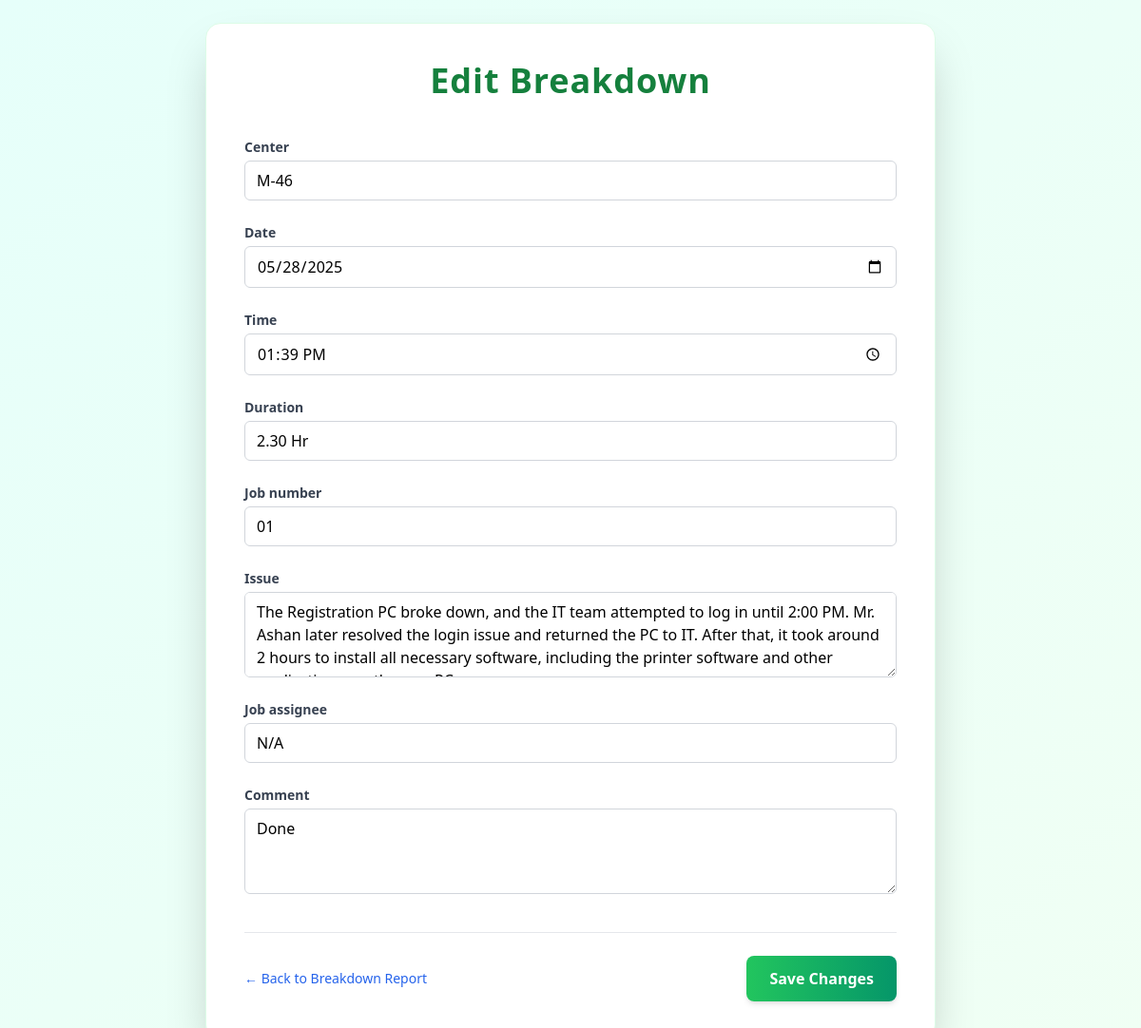
The app's page /breakdowns/edit/14/ (signed in), older data.
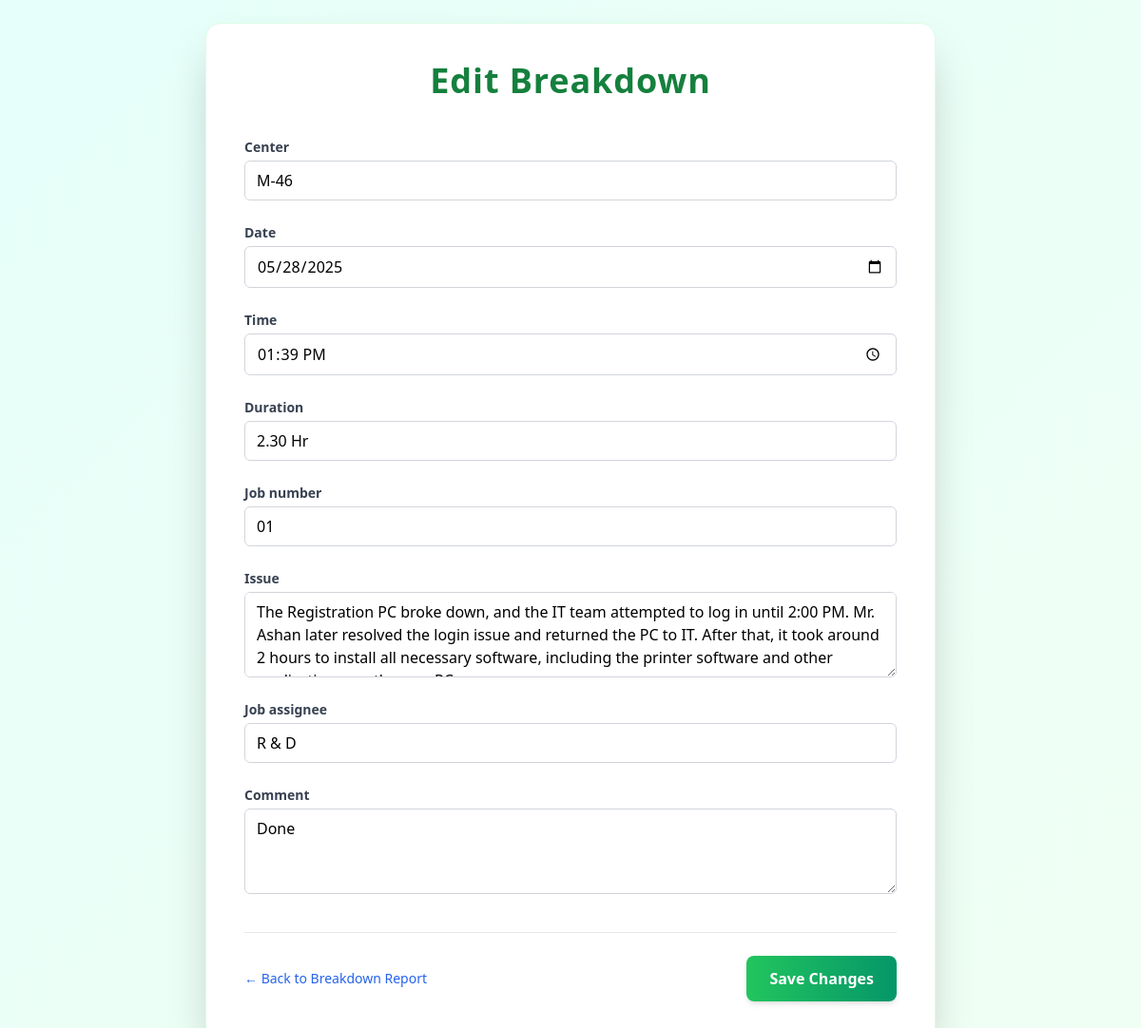
The same page, newer data.
### tracking/models.py (models this page shows, shortened)
class Breakdown(models.Model):
    center = models.CharField(max_length=100)
    date = models.DateField()
    time = models.TimeField()
    duration = models.CharField(max_length=50)
    job_number = models.CharField(max_length=50)
    job_assignee = models.CharField(max_length=100)
    issue = models.TextField()
    comment = models.TextField(blank=True)
    created_at = models.DateTimeField(auto_now_add=True)
    created_by = models.ForeignKey(
        User,
        on_delete=models.CASCADE,
        related_name='breakdowns',
        null=True,    # allow null for now
        blank=True,
        editable=False
)

### tracking/views.py (the view)
# urls.py: path('breakdowns/edit/<int:breakdown_id>/', views.edit_breakdown, name='edit_breakdown'),
@login_required
def edit_breakdown(request, breakdown_id):
    breakdown = get_object_or_404(Breakdown, id=breakdown_id)
    if request.method == 'POST':
        form = BreakdownForm(request.POST, instance=breakdown)
        if form.is_valid():
            updated_breakdown = form.save()
            return redirect('breakdown_report')
    else:
        form = BreakdownForm(instance=breakdown)
    return render(request, 'tracking/edit_breakdown.html', {'form': form, 'breakdown': breakdown})

### tracking/forms.py
class BreakdownForm(forms.ModelForm):
    class Meta:
        model = Breakdown
        fields = ['center', 'date', 'time', 'duration', 'job_number', 'issue', 'job_assignee', 'comment']
        widgets = {
            'center': forms.TextInput(attrs={'class': INPUT_STYLE}),
            'date': forms.DateInput(attrs={'type': 'date', 'class': INPUT_STYLE}),
            'time': forms.TimeInput(attrs={'type': 'time', 'class': INPUT_STYLE}),
            'duration': forms.TextInput(attrs={'class': INPUT_STYLE}),
            'job_number': forms.TextInput(attrs={'class': INPUT_STYLE}),
	    'job_assignee': forms.TextInput(attrs={'class': INPUT_STYLE}),
            'issue': forms.Textarea(attrs={'class': INPUT_STYLE, 'rows': 3}),
            'comment': forms.Textarea(attrs={'class': INPUT_STYLE, 'rows': 3}),
        }

### tracking/templates/tracking/edit_breakdown.html (shortened to what this page needs)
{% load static %}
<!DOCTYPE html>
<html lang="en">
<head>
  <script src="https://cdn.tailwindcss.com"></script>
</head>
<body class="min-h-screen flex items-center justify-center p-6">
  <div class="w-full max-w-3xl bg-white p-10 rounded-2xl shadow-2xl border border-green-100">
    <h1 class="text-3xl md:text-4xl font-extrabold text-center text-green-700 mb-10 tracking-wide">
      Edit Breakdown
    </h1>
    <form method="post" class="grid grid-cols-1 gap-6 animate-fade-in">
      {% for field in form %}
        <div class="flex flex-col">
          <label for="{{ field.id_for_label }}" class="mb-1 text-sm font-semibold text-gray-700">
            {{ field.label }}
          </label>
          {{ field }}
        </div>
      {% endfor %}
      <div class="flex justify-between items-center pt-6 border-t border-gray-200 mt-4">
        <a href="{% url 'breakdown_report' %}"
           class="text-sm font-medium text-blue-600 hover:underline">
          ← Back to Breakdown Report
        </a>
        <button type="submit"
                class="bg-gradient-to-r from-green-500 to-emerald-600 text-white px-6 py-3 rounded-lg font-semibold shadow-md hover:shadow-xl transition transform hover:-translate-y-0.5">
          Save Changes
        </button>
      </div>
    </form>
  </div>
</body>
</html>

Row changes from the older to the newer data that the page shows:
changed Breakdown "2.30 Hr": job_assignee "N/A" → "R & D"
